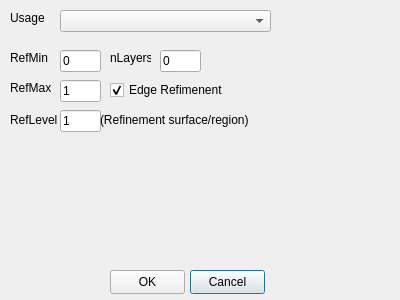
<?xml version="1.0" encoding="UTF-8"?>
<ui version="4.0">
 <class>stlDialog</class>
 <widget class="QDialog" name="stlDialog">
  <property name="geometry">
   <rect>
    <x>0</x>
    <y>0</y>
    <width>400</width>
    <height>300</height>
   </rect>
  </property>
  <property name="windowTitle">
   <string>STL Properties</string>
  </property>
  <widget class="QComboBox" name="comboBox">
   <property name="geometry">
    <rect>
     <x>60</x>
     <y>10</y>
     <width>211</width>
     <height>22</height>
    </rect>
   </property>
   <property name="currentText">
    <string/>
   </property>
  </widget>
  <widget class="QLabel" name="label">
   <property name="geometry">
    <rect>
     <x>10</x>
     <y>10</y>
     <width>49</width>
     <height>16</height>
    </rect>
   </property>
   <property name="text">
    <string>Usage</string>
   </property>
  </widget>
  <widget class="QLineEdit" name="lineEditRefMin">
   <property name="geometry">
    <rect>
     <x>60</x>
     <y>50</y>
     <width>41</width>
     <height>22</height>
    </rect>
   </property>
   <property name="text">
    <string>0</string>
   </property>
  </widget>
  <widget class="QLabel" name="label_2">
   <property name="geometry">
    <rect>
     <x>10</x>
     <y>50</y>
     <width>41</width>
     <height>16</height>
    </rect>
   </property>
   <property name="text">
    <string>RefMin</string>
   </property>
  </widget>
  <widget class="QLineEdit" name="lineEditRefMax">
   <property name="geometry">
    <rect>
     <x>60</x>
     <y>80</y>
     <width>41</width>
     <height>22</height>
    </rect>
   </property>
   <property name="text">
    <string>1</string>
   </property>
  </widget>
  <widget class="QLabel" name="label_3">
   <property name="geometry">
    <rect>
     <x>10</x>
     <y>80</y>
     <width>41</width>
     <height>16</height>
    </rect>
   </property>
   <property name="text">
    <string>RefMax</string>
   </property>
  </widget>
  <widget class="QLabel" name="label_4">
   <property name="geometry">
    <rect>
     <x>110</x>
     <y>50</y>
     <width>41</width>
     <height>16</height>
    </rect>
   </property>
   <property name="text">
    <string>nLayers</string>
   </property>
  </widget>
  <widget class="QLineEdit" name="lineEditNLayers">
   <property name="geometry">
    <rect>
     <x>160</x>
     <y>50</y>
     <width>41</width>
     <height>22</height>
    </rect>
   </property>
   <property name="text">
    <string>0</string>
   </property>
  </widget>
  <widget class="QPushButton" name="pushButtonCancel">
   <property name="geometry">
    <rect>
     <x>190</x>
     <y>270</y>
     <width>75</width>
     <height>24</height>
    </rect>
   </property>
   <property name="text">
    <string>Cancel</string>
   </property>
  </widget>
  <widget class="QPushButton" name="pushButtonOK">
   <property name="geometry">
    <rect>
     <x>110</x>
     <y>270</y>
     <width>75</width>
     <height>24</height>
    </rect>
   </property>
   <property name="text">
    <string>OK</string>
   </property>
  </widget>
  <widget class="QCheckBox" name="checkBoxEdgeRefine">
   <property name="geometry">
    <rect>
     <x>110</x>
     <y>80</y>
     <width>121</width>
     <height>20</height>
    </rect>
   </property>
   <property name="text">
    <string>Edge Refimenent</string>
   </property>
   <property name="checked">
    <bool>true</bool>
   </property>
  </widget>
  <widget class="QLabel" name="label_5">
   <property name="geometry">
    <rect>
     <x>10</x>
     <y>110</y>
     <width>51</width>
     <height>20</height>
    </rect>
   </property>
   <property name="text">
    <string>RefLevel</string>
   </property>
  </widget>
  <widget class="QLineEdit" name="lineEditRefMax_2">
   <property name="geometry">
    <rect>
     <x>60</x>
     <y>110</y>
     <width>41</width>
     <height>22</height>
    </rect>
   </property>
   <property name="text">
    <string>1</string>
   </property>
  </widget>
  <widget class="QLabel" name="label_6">
   <property name="geometry">
    <rect>
     <x>100</x>
     <y>110</y>
     <width>171</width>
     <height>20</height>
    </rect>
   </property>
   <property name="text">
    <string>(Refinement surface/region)</string>
   </property>
  </widget>
 </widget>
 <resources/>
 <connections/>
</ui>
